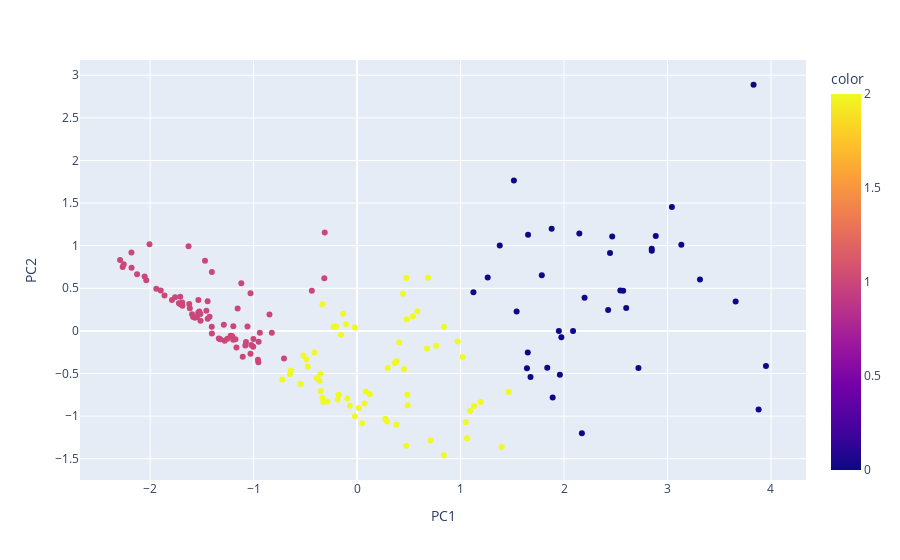

Write notebook code for a chart like this one.
### Code cell
px.scatter(pca_components_full, x='PC1', y='PC2', hover_data=['Name'], color = y_kmeans )

### Figure 1 — Plotly figure (JSON) as saved in the notebook; plotly's stock layout.template omitted (floating-point values rounded to 4 significant figures; data arrays with more than 128 entries replaced by an {"elided": "..."} marker saying what was removed)
{"data": [{"customdata": {"elided": "171x1 str values"}, "hovertemplate": "PC1=%{x}<br>PC2=%{y}<br>Name=%{customdata[0]}<br>color=%{marker.color}<extra></extra>", "legendgroup": "", "marker": {"color": {"elided": "171 int values"}, "coloraxis": "coloraxis", "symbol": "circle"}, "mode": "markers", "name": "", "orientation": "v", "showlegend": false, "type": "scatter", "x": {"elided": "171 float values"}, "xaxis": "x", "y": {"elided": "171 float values"}, "yaxis": "y"}], "layout": {"coloraxis": {"colorbar": {"title": {"text": "color"}}, "colorscale": [[0, "#0d0887"], [0.1111, "#46039f"], [0.2222, "#7201a8"], [0.3333, "#9c179e"], [0.4444, "#bd3786"], [0.5556, "#d8576b"], [0.6667, "#ed7953"], [0.7778, "#fb9f3a"], [0.8889, "#fdca26"], [1, "#f0f921"]]}, "legend": {"tracegroupgap": 0}, "margin": {"t": 60}, "xaxis": {"anchor": "y", "domain": [0, 1], "title": {"text": "PC1"}}, "yaxis": {"anchor": "x", "domain": [0, 1], "title": {"text": "PC2"}}}}
